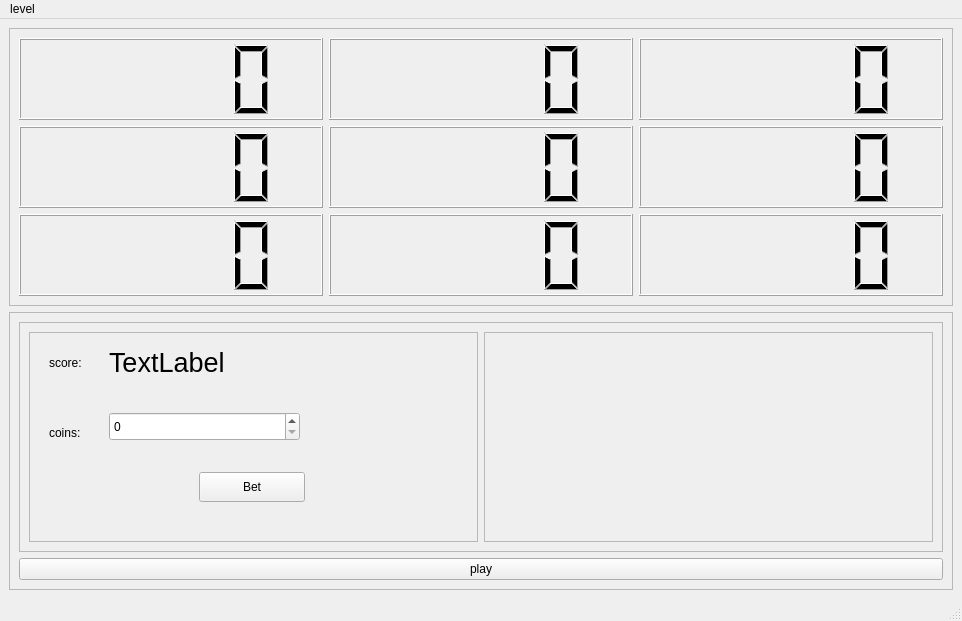
<?xml version="1.0" encoding="UTF-8"?>
<ui version="4.0">
 <class>MainWindow</class>
 <widget class="QMainWindow" name="MainWindow">
  <property name="geometry">
   <rect>
    <x>0</x>
    <y>0</y>
    <width>962</width>
    <height>621</height>
   </rect>
  </property>
  <property name="windowTitle">
   <string>Tragamonedas</string>
  </property>
  <widget class="QWidget" name="centralwidget">
   <layout class="QVBoxLayout" name="verticalLayout">
    <property name="sizeConstraint">
     <enum>QLayout::SetDefaultConstraint</enum>
    </property>
    <item>
     <widget class="QFrame" name="frame">
      <property name="frameShape">
       <enum>QFrame::StyledPanel</enum>
      </property>
      <property name="frameShadow">
       <enum>QFrame::Raised</enum>
      </property>
      <layout class="QGridLayout" name="gridLayout">
       <item row="1" column="1">
        <widget class="QLCDNumber" name="lcdNumber_5"/>
       </item>
       <item row="1" column="0">
        <widget class="QLCDNumber" name="lcdNumber_2"/>
       </item>
       <item row="2" column="1">
        <widget class="QLCDNumber" name="lcdNumber_6"/>
       </item>
       <item row="0" column="0">
        <widget class="QLCDNumber" name="lcdNumber"/>
       </item>
       <item row="2" column="0">
        <widget class="QLCDNumber" name="lcdNumber_3"/>
       </item>
       <item row="0" column="1">
        <widget class="QLCDNumber" name="lcdNumber_4"/>
       </item>
       <item row="0" column="2">
        <widget class="QLCDNumber" name="lcdNumber_7"/>
       </item>
       <item row="1" column="2">
        <widget class="QLCDNumber" name="lcdNumber_8"/>
       </item>
       <item row="2" column="2">
        <widget class="QLCDNumber" name="lcdNumber_9"/>
       </item>
      </layout>
     </widget>
    </item>
    <item>
     <widget class="QFrame" name="frame_2">
      <property name="baseSize">
       <size>
        <width>0</width>
        <height>10</height>
       </size>
      </property>
      <property name="frameShape">
       <enum>QFrame::StyledPanel</enum>
      </property>
      <property name="frameShadow">
       <enum>QFrame::Raised</enum>
      </property>
      <layout class="QVBoxLayout" name="verticalLayout_2">
       <item>
        <widget class="QFrame" name="frame_3">
         <property name="frameShape">
          <enum>QFrame::StyledPanel</enum>
         </property>
         <property name="frameShadow">
          <enum>QFrame::Raised</enum>
         </property>
         <layout class="QHBoxLayout" name="horizontalLayout">
          <item>
           <widget class="QFrame" name="frame_4">
            <property name="frameShape">
             <enum>QFrame::StyledPanel</enum>
            </property>
            <property name="frameShadow">
             <enum>QFrame::Raised</enum>
            </property>
            <widget class="QLabel" name="label">
             <property name="geometry">
              <rect>
               <x>20</x>
               <y>20</y>
               <width>80</width>
               <height>21</height>
              </rect>
             </property>
             <property name="text">
              <string>score: </string>
             </property>
            </widget>
            <widget class="QLabel" name="label_2">
             <property name="geometry">
              <rect>
               <x>20</x>
               <y>90</y>
               <width>80</width>
               <height>21</height>
              </rect>
             </property>
             <property name="text">
              <string>coins: </string>
             </property>
            </widget>
            <widget class="QSpinBox" name="spinBox">
             <property name="geometry">
              <rect>
               <x>80</x>
               <y>80</y>
               <width>191</width>
               <height>29</height>
              </rect>
             </property>
            </widget>
            <widget class="QLabel" name="score">
             <property name="geometry">
              <rect>
               <x>80</x>
               <y>10</y>
               <width>351</width>
               <height>41</height>
              </rect>
             </property>
             <property name="font">
              <font>
               <pointsize>20</pointsize>
              </font>
             </property>
             <property name="text">
              <string>TextLabel</string>
             </property>
            </widget>
            <widget class="QPushButton" name="pushButton_2">
             <property name="geometry">
              <rect>
               <x>170</x>
               <y>140</y>
               <width>106</width>
               <height>30</height>
              </rect>
             </property>
             <property name="text">
              <string>Bet</string>
             </property>
            </widget>
           </widget>
          </item>
          <item>
           <widget class="QFrame" name="frame_5">
            <property name="frameShape">
             <enum>QFrame::StyledPanel</enum>
            </property>
            <property name="frameShadow">
             <enum>QFrame::Raised</enum>
            </property>
           </widget>
          </item>
         </layout>
        </widget>
       </item>
       <item>
        <widget class="QPushButton" name="pushButton">
         <property name="text">
          <string>play</string>
         </property>
        </widget>
       </item>
      </layout>
     </widget>
    </item>
   </layout>
  </widget>
  <widget class="QMenuBar" name="menubar">
   <property name="geometry">
    <rect>
     <x>0</x>
     <y>0</y>
     <width>962</width>
     <height>26</height>
    </rect>
   </property>
   <widget class="QMenu" name="menulevel">
    <property name="title">
     <string>level</string>
    </property>
    <addaction name="actioneasy"/>
    <addaction name="actionmedium"/>
    <addaction name="actionhard"/>
   </widget>
   <addaction name="menulevel"/>
  </widget>
  <widget class="QStatusBar" name="statusbar"/>
  <action name="actioneasy">
   <property name="text">
    <string>easy</string>
   </property>
  </action>
  <action name="actionmedium">
   <property name="text">
    <string>medium</string>
   </property>
  </action>
  <action name="actionhard">
   <property name="text">
    <string>hard</string>
   </property>
  </action>
 </widget>
 <resources/>
 <connections/>
</ui>
